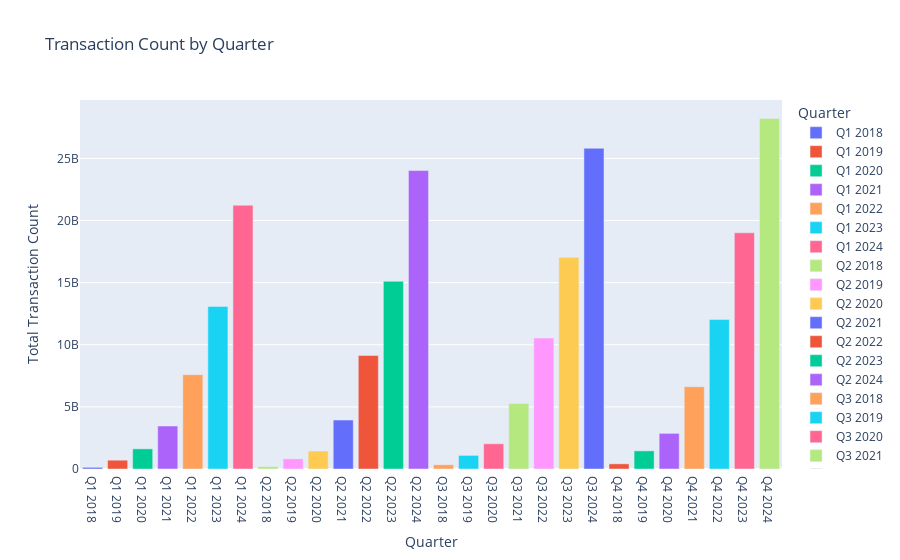

The notebook cell this image was saved under:
### Code cell
# Group by quarter and sum the transaction count
quarterly_count = df_filtered.groupby('quarter')['transaction_count'].sum().reset_index()

# Create a bar chart to visualize the quarterly transaction count
fig_quarterly_count = px.bar(quarterly_count,
                           x='quarter',
                           y='transaction_count',
                           title='Transaction Count by Quarter',
                           labels={'transaction_count': 'Total Transaction Count', 'quarter': 'Quarter'},
                           color='quarter')
fig_quarterly_count.show()

### Figure 1 — Plotly figure (JSON) as saved in the notebook; plotly's stock layout.template omitted (floating-point values rounded to 4 significant figures)
{"data": [{"alignmentgroup": "True", "hovertemplate": "Quarter=%{x}<br>Total Transaction Count=%{y}<extra></extra>", "legendgroup": "Q1 2018", "marker": {"color": "#636efa", "pattern": {"shape": ""}}, "name": "Q1 2018", "offsetgroup": "Q1 2018", "orientation": "v", "showlegend": true, "textposition": "auto", "type": "bar", "x": ["Q1 2018"], "xaxis": "x", "y": [134425599], "yaxis": "y"}, {"alignmentgroup": "True", "hovertemplate": "Quarter=%{x}<br>Total Transaction Count=%{y}<extra></extra>", "legendgroup": "Q1 2019", "marker": {"color": "#EF553B", "pattern": {"shape": ""}}, "name": "Q1 2019", "offsetgroup": "Q1 2019", "orientation": "v", "showlegend": true, "textposition": "auto", "type": "bar", "x": ["Q1 2019"], "xaxis": "x", "y": [708992981], "yaxis": "y"}, {"alignmentgroup": "True", "hovertemplate": "Quarter=%{x}<br>Total Transaction Count=%{y}<extra></extra>", "legendgroup": "Q1 2020", "marker": {"color": "#00cc96", "pattern": {"shape": ""}}, "name": "Q1 2020", "offsetgroup": "Q1 2020", "orientation": "v", "showlegend": true, "textposition": "auto", "type": "bar", "x": ["Q1 2020"], "xaxis": "x", "y": [1623038046], "yaxis": "y"}, {"alignmentgroup": "True", "hovertemplate": "Quarter=%{x}<br>Total Transaction Count=%{y}<extra></extra>", "legendgroup": "Q1 2021", "marker": {"color": "#ab63fa", "pattern": {"shape": ""}}, "name": "Q1 2021", "offsetgroup": "Q1 2021", "orientation": "v", "showlegend": true, "textposition": "auto", "type": "bar", "x": ["Q1 2021"], "xaxis": "x", "y": [3457585463], "yaxis": "y"}, {"alignmentgroup": "True", "hovertemplate": "Quarter=%{x}<br>Total Transaction Count=%{y}<extra></extra>", "legendgroup": "Q1 2022", "marker": {"color": "#FFA15A", "pattern": {"shape": ""}}, "name": "Q1 2022", "offsetgroup": "Q1 2022", "orientation": "v", "showlegend": true, "textposition": "auto", "type": "bar", "x": ["Q1 2022"], "xaxis": "x", "y": [7593179960], "yaxis": "y"}, {"alignmentgroup": "True", "hovertemplate": "Quarter=%{x}<br>Total Transaction Count=%{y}<extra></extra>", "legendgroup": "Q1 2023", "marker": {"color": "#19d3f3", "pattern": {"shape": ""}}, "name": "Q1 2023", "offsetgroup": "Q1 2023", "orientation": "v", "showlegend": true, "textposition": "auto", "type": "bar", "x": ["Q1 2023"], "xaxis": "x", "y": [13090517630], "yaxis": "y"}, {"alignmentgroup": "True", "hovertemplate": "Quarter=%{x}<br>Total Transaction Count=%{y}<extra></extra>", "legendgroup": "Q1 2024", "marker": {"color": "#FF6692", "pattern": {"shape": ""}}, "name": "Q1 2024", "offsetgroup": "Q1 2024", "orientation": "v", "showlegend": true, "textposition": "auto", "type": "bar", "x": ["Q1 2024"], "xaxis": "x", "y": [21237053999], "yaxis": "y"}, {"alignmentgroup": "True", "hovertemplate": "Quarter=%{x}<br>Total Transaction Count=%{y}<extra></extra>", "legendgroup": "Q2 2018", "marker": {"color": "#B6E880", "pattern": {"shape": ""}}, "name": "Q2 2018", "offsetgroup": "Q2 2018", "orientation": "v", "showlegend": true, "textposition": "auto", "type": "bar", "x": ["Q2 2018"], "xaxis": "x", "y": [187365440], "yaxis": "y"}, {"alignmentgroup": "True", "hovertemplate": "Quarter=%{x}<br>Total Transaction Count=%{y}<extra></extra>", "legendgroup": "Q2 2019", "marker": {"color": "#FF97FF", "pattern": {"shape": ""}}, "name": "Q2 2019", "offsetgroup": "Q2 2019", "orientation": "v", "showlegend": true, "textposition": "auto", "type": "bar", "x": ["Q2 2019"], "xaxis": "x", "y": [815380896], "yaxis": "y"}, {"alignmentgroup": "True", "hovertemplate": "Quarter=%{x}<br>Total Transaction Count=%{y}<extra></extra>", "legendgroup": "Q2 2020", "marker": {"color": "#FECB52", "pattern": {"shape": ""}}, "name": "Q2 2020", "offsetgroup": "Q2 2020", "orientation": "v", "showlegend": true, "textposition": "auto", "type": "bar", "x": ["Q2 2020"], "xaxis": "x", "y": [1448608890], "yaxis": "y"}, {"alignmentgroup": "True", "hovertemplate": "Quarter=%{x}<br>Total Transaction Count=%{y}<extra></extra>", "legendgroup": "Q2 2021", "marker": {"color": "#636efa", "pattern": {"shape": ""}}, "name": "Q2 2021", "offsetgroup": "Q2 2021", "orientation": "v", "showlegend": true, "textposition": "auto", "type": "bar", "x": ["Q2 2021"], "xaxis": "x", "y": [3941370465], "yaxis": "y"}, {"alignmentgroup": "True", "hovertemplate": "Quarter=%{x}<br>Total Transaction Count=%{y}<extra></extra>", "legendgroup": "Q2 2022", "marker": {"color": "#EF553B", "pattern": {"shape": ""}}, "name": "Q2 2022", "offsetgroup": "Q2 2022", "orientation": "v", "showlegend": true, "textposition": "auto", "type": "bar", "x": ["Q2 2022"], "xaxis": "x", "y": [9131576368], "yaxis": "y"}, {"alignmentgroup": "True", "hovertemplate": "Quarter=%{x}<br>Total Transaction Count=%{y}<extra></extra>", "legendgroup": "Q2 2023", "marker": {"color": "#00cc96", "pattern": {"shape": ""}}, "name": "Q2 2023", "offsetgroup": "Q2 2023", "orientation": "v", "showlegend": true, "textposition": "auto", "type": "bar", "x": ["Q2 2023"], "xaxis": "x", "y": [15109557411], "yaxis": "y"}, {"alignmentgroup": "True", "hovertemplate": "Quarter=%{x}<br>Total Transaction Count=%{y}<extra></extra>", "legendgroup": "Q2 2024", "marker": {"color": "#ab63fa", "pattern": {"shape": ""}}, "name": "Q2 2024", "offsetgroup": "Q2 2024", "orientation": "v", "showlegend": true, "textposition": "auto", "type": "bar", "x": ["Q2 2024"], "xaxis": "x", "y": [24026109645], "yaxis": "y"}, {"alignmentgroup": "True", "hovertemplate": "Quarter=%{x}<br>Total Transaction Count=%{y}<extra></extra>", "legendgroup": "Q3 2018", "marker": {"color": "#FFA15A", "pattern": {"shape": ""}}, "name": "Q3 2018", "offsetgroup": "Q3 2018", "orientation": "v", "showlegend": true, "textposition": "auto", "type": "bar", "x": ["Q3 2018"], "xaxis": "x", "y": [341299764], "yaxis": "y"}, {"alignmentgroup": "True", "hovertemplate": "Quarter=%{x}<br>Total Transaction Count=%{y}<extra></extra>", "legendgroup": "Q3 2019", "marker": {"color": "#19d3f3", "pattern": {"shape": ""}}, "name": "Q3 2019", "offsetgroup": "Q3 2019", "orientation": "v", "showlegend": true, "textposition": "auto", "type": "bar", "x": ["Q3 2019"], "xaxis": "x", "y": [1095009675], "yaxis": "y"}, {"alignmentgroup": "True", "hovertemplate": "Quarter=%{x}<br>Total Transaction Count=%{y}<extra></extra>", "legendgroup": "Q3 2020", "marker": {"color": "#FF6692", "pattern": {"shape": ""}}, "name": "Q3 2020", "offsetgroup": "Q3 2020", "orientation": "v", "showlegend": true, "textposition": "auto", "type": "bar", "x": ["Q3 2020"], "xaxis": "x", "y": [2033051183], "yaxis": "y"}, {"alignmentgroup": "True", "hovertemplate": "Quarter=%{x}<br>Total Transaction Count=%{y}<extra></extra>", "legendgroup": "Q3 2021", "marker": {"color": "#B6E880", "pattern": {"shape": ""}}, "name": "Q3 2021", "offsetgroup": "Q3 2021", "orientation": "v", "showlegend": true, "textposition": "auto", "type": "bar", "x": ["Q3 2021"], "xaxis": "x", "y": [5263737270], "yaxis": "y"}, {"alignmentgroup": "True", "hovertemplate": "Quarter=%{x}<br>Total Transaction Count=%{y}<extra></extra>", "legendgroup": "Q3 2022", "marker": {"color": "#FF97FF", "pattern": {"shape": ""}}, "name": "Q3 2022", "offsetgroup": "Q3 2022", "orientation": "v", "showlegend": true, "textposition": "auto", "type": "bar", "x": ["Q3 2022"], "xaxis": "x", "y": [10545339960], "yaxis": "y"}, {"alignmentgroup": "True", "hovertemplate": "Quarter=%{x}<br>Total Transaction Count=%{y}<extra></extra>", "legendgroup": "Q3 2023", "marker": {"color": "#FECB52", "pattern": {"shape": ""}}, "name": "Q3 2023", "offsetgroup": "Q3 2023", "orientation": "v", "showlegend": true, "textposition": "auto", "type": "bar", "x": ["Q3 2023"], "xaxis": "x", "y": [17041723189], "yaxis": "y"}, {"alignmentgroup": "True", "hovertemplate": "Quarter=%{x}<br>Total Transaction Count=%{y}<extra></extra>", "legendgroup": "Q3 2024", "marker": {"color": "#636efa", "pattern": {"shape": ""}}, "name": "Q3 2024", "offsetgroup": "Q3 2024", "orientation": "v", "showlegend": true, "textposition": "auto", "type": "bar", "x": ["Q3 2024"], "xaxis": "x", "y": [25821015384], "yaxis": "y"}, {"alignmentgroup": "True", "hovertemplate": "Quarter=%{x}<br>Total Transaction Count=%{y}<extra></extra>", "legendgroup": "Q4 2018", "marker": {"color": "#EF553B", "pattern": {"shape": ""}}, "name": "Q4 2018", "offsetgroup": "Q4 2018", "orientation": "v", "showlegend": true, "textposition": "auto", "type": "bar", "x": ["Q4 2018"], "xaxis": "x", "y": [417111607], "yaxis": "y"}, {"alignmentgroup": "True", "hovertemplate": "Quarter=%{x}<br>Total Transaction Count=%{y}<extra></extra>", "legendgroup": "Q4 2019", "marker": {"color": "#00cc96", "pattern": {"shape": ""}}, "name": "Q4 2019", "offsetgroup": "Q4 2019", "orientation": "v", "showlegend": true, "textposition": "auto", "type": "bar", "x": ["Q4 2019"], "xaxis": "x", "y": [1460443663], "yaxis": "y"}, {"alignmentgroup": "True", "hovertemplate": "Quarter=%{x}<br>Total Transaction Count=%{y}<extra></extra>", "legendgroup": "Q4 2020", "marker": {"color": "#ab63fa", "pattern": {"shape": ""}}, "name": "Q4 2020", "offsetgroup": "Q4 2020", "orientation": "v", "showlegend": true, "textposition": "auto", "type": "bar", "x": ["Q4 2020"], "xaxis": "x", "y": [2869276622], "yaxis": "y"}, {"alignmentgroup": "True", "hovertemplate": "Quarter=%{x}<br>Total Transaction Count=%{y}<extra></extra>", "legendgroup": "Q4 2021", "marker": {"color": "#FFA15A", "pattern": {"shape": ""}}, "name": "Q4 2021", "offsetgroup": "Q4 2021", "orientation": "v", "showlegend": true, "textposition": "auto", "type": "bar", "x": ["Q4 2021"], "xaxis": "x", "y": [6625736022], "yaxis": "y"}, {"alignmentgroup": "True", "hovertemplate": "Quarter=%{x}<br>Total Transaction Count=%{y}<extra></extra>", "legendgroup": "Q4 2022", "marker": {"color": "#19d3f3", "pattern": {"shape": ""}}, "name": "Q4 2022", "offsetgroup": "Q4 2022", "orientation": "v", "showlegend": true, "textposition": "auto", "type": "bar", "x": ["Q4 2022"], "xaxis": "x", "y": [12031197446], "yaxis": "y"}, {"alignmentgroup": "True", "hovertemplate": "Quarter=%{x}<br>Total Transaction Count=%{y}<extra></extra>", "legendgroup": "Q4 2023", "marker": {"color": "#FF6692", "pattern": {"shape": ""}}, "name": "Q4 2023", "offsetgroup": "Q4 2023", "orientation": "v", "showlegend": true, "textposition": "auto", "type": "bar", "x": ["Q4 2023"], "xaxis": "x", "y": [19015256457], "yaxis": "y"}, {"alignmentgroup": "True", "hovertemplate": "Quarter=%{x}<br>Total Transaction Count=%{y}<extra></extra>", "legendgroup": "Q4 2024", "marker": {"color": "#B6E880", "pattern": {"shape": ""}}, "name": "Q4 2024", "offsetgroup": "Q4 2024", "orientation": "v", "showlegend": true, "textposition": "auto", "type": "bar", "x": ["Q4 2024"], "xaxis": "x", "y": [28219255839], "yaxis": "y"}], "layout": {"barmode": "relative", "legend": {"title": {"text": "Quarter"}, "tracegroupgap": 0}, "title": {"text": "Transaction Count by Quarter"}, "xaxis": {"anchor": "y", "categoryarray": ["Q1 2018", "Q1 2019", "Q1 2020", "Q1 2021", "Q1 2022", "Q1 2023", "Q1 2024", "Q2 2018", "Q2 2019", "Q2 2020", "Q2 2021", "Q2 2022", "Q2 2023", "Q2 2024", "Q3 2018", "Q3 2019", "Q3 2020", "Q3 2021", "Q3 2022", "Q3 2023", "Q3 2024", "Q4 2018", "Q4 2019", "Q4 2020", "Q4 2021", "Q4 2022", "Q4 2023", "Q4 2024"], "categoryorder": "array", "domain": [0, 1], "title": {"text": "Quarter"}}, "yaxis": {"anchor": "x", "domain": [0, 1], "title": {"text": "Total Transaction Count"}}}}
